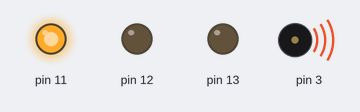
Simulated run of this sketch. Board: Arduino Uno, built with avr-gcc and run on an emulated ATmega328P. Shown: output pins drawn as LEDs (lit = HIGH), buzzer (waves = sounding).

Above: at 0.5 s.
At 1.5 s:
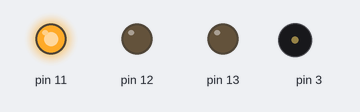
At 2.5 s:
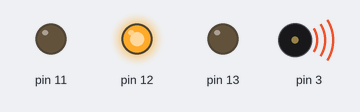
At 3.5 s:
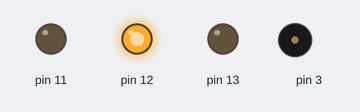
At 4.5 s:
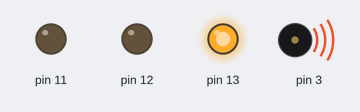
At 5.5 s:
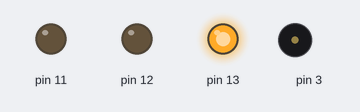
Timing chart, 0 to 7.8 s (numbered marks = the images above):
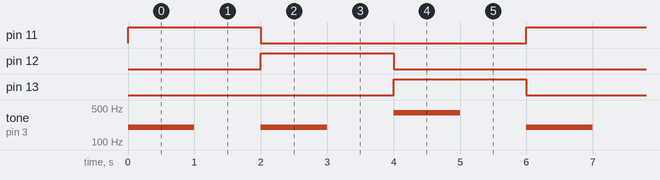

The sketch:

MarioTrafficLight.ino
```cpp
void setup()
{
  //initialize pins 11,12,13
  pinMode(11,OUTPUT);
  pinMode(12,OUTPUT);
  pinMode(13,OUTPUT);
}
void loop()
{
  digitalWrite(11,HIGH);
  tone(3,200, 1000);
  delay(2000);
  digitalWrite(11,LOW);
  delay(0);
  digitalWrite(12,HIGH);
   tone(3,200, 1000);
  delay(2000);
  digitalWrite(12,LOW);
  delay(0);
  digitalWrite(13,HIGH);
   tone(3,400, 1000);
  delay(2000);
  digitalWrite(13,LOW);
  delay(0);
}
```

Measured:
- by itself, pin 11–13: alternates HIGH for 2.0 s and LOW for 4.0 s
- by itself, tone on pin 3: repeats every 6.0 s: silent 1.0 s, 200 Hz 1.0 s, silent 1.0 s, 400 Hz 1.0 s, silent 1.0 s, 200 Hz 1.0 s
